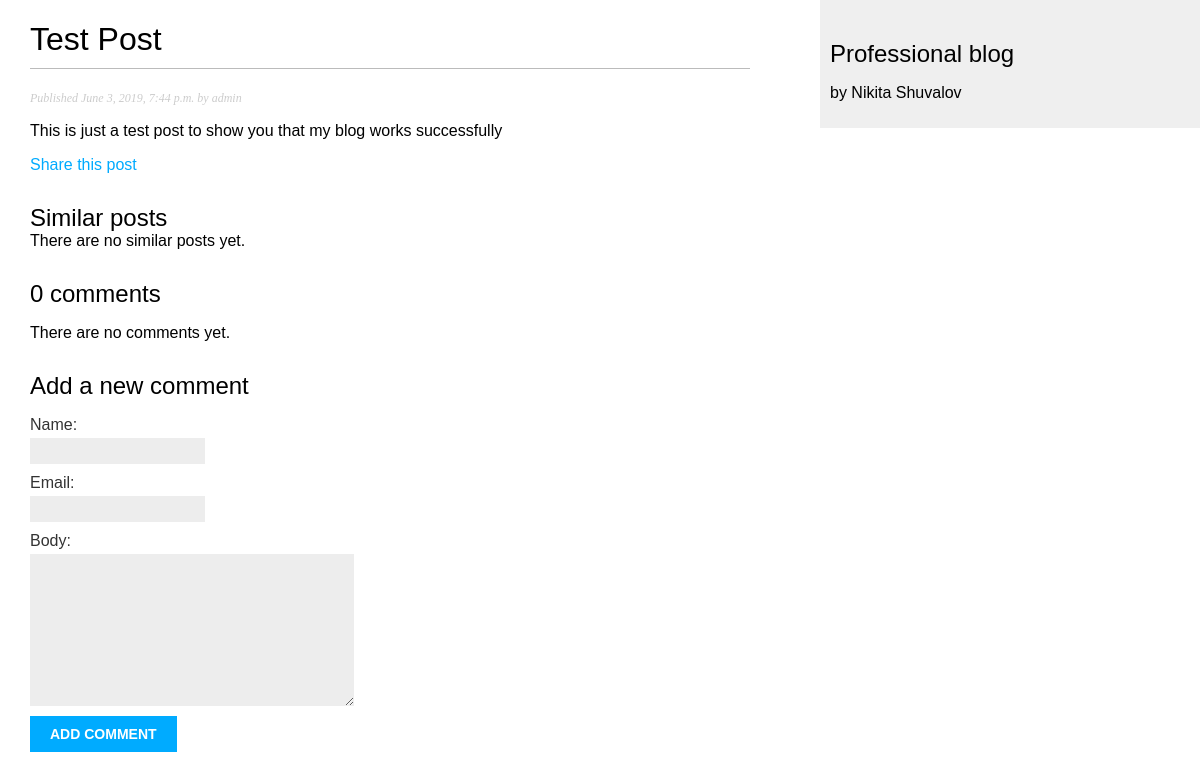
The page /blog/2019/6/3/test-post/ on the database its author committed.
### blog/models.py (models this page shows, shortened)
class Post(models.Model):
    STATUS_CHOICES = (
        ('draft', 'Draft'),
        ('published', 'Published')
    )
    title = models.CharField(max_length=250)
    slug = models.SlugField(max_length=250, unique_for_date='publish')
    author = models.ForeignKey(User, on_delete=models.CASCADE, related_name='blog_posts')
    body = models.TextField()
    publish = models.DateTimeField(default=timezone.now)
    created = models.DateTimeField(auto_now_add=True)
    updated = models.DateTimeField(auto_now=True)
    status = models.CharField(max_length=10, choices=STATUS_CHOICES, default='draft')
    objects = models.Manager()
    published = PublishedManager()
    class Meta:
        ordering = ['-publish']

### blog/views.py (the view)
# urls.py: path('<int:year>/<int:month>/<int:day>/<slug:post>/', views.post_detail, name='post_detail'),
def post_detail(request, year, month, day, post):
    post = get_object_or_404(Post, slug=post,
                             status='published',
                             publish__year=year,
                             publish__month=month,
                             publish__day=day)
    comments = post.comments.filter(active=True)
    new_comment = None
    if request.method == 'POST':
        comment_form = CommentForm(data=request.POST)
        if comment_form.is_valid():
            new_comment = comment_form.save(commit=False)
            new_comment.post = post
            new_comment.save()
    else:
        comment_form = CommentForm()
    return render(request,
                  'blog/post/detail.html',
                  {'post': post,
                   'comments': comments,
                   'new_comment': new_comment,
                   'comment_form': comment_form})

### blog/forms.py
class CommentForm(forms.ModelForm):
    class Meta:
        model = Comment
        fields = ('name', 'email', 'body')

### blog/templates/blog/post/detail.html (shortened to what this page needs)
{% extends "blog/base.html" %}
{% block content %}
  <h1>{{ post.title }}</h1>
  <p class="date">
    Published {{ post.publish }} by {{ post.author }}
  </p>
  {{ post.body|linebreaks }}
  <p>
    <a href="{% url "blog:post_share" post.id %}">
      Share this post
    </a>
  </p>
  <h2>Similar posts</h2>
  {% for post in similar_posts %}
    <p>
      <a href="{{ post.get_absolute_url }}">{{ post.title }}</a>
    </p>
  {% empty %}
    There are no similar posts yet.
  {% endfor %}
  {% with comments.count as total_comments %}
    <h2>
      {{ total_comments }} comment{{ total_comments|pluralize }}
    </h2>
  {% endwith %}
  {% for comment in comments %}
    <div class="comment">
      <p class="info">
        Comment {{ forloop.counter }} by {{ comment.name }}
        {{ comment.created }}
      </p>
      {{ comment.body|linebreaks }}
    </div>
  {% empty %}
    <p>There are no comments yet.</p>
  {% endfor %}
  {% if new_comment %}
    <h2>Your comment has been added.</h2>
  {% else %}
    <h2>Add a new comment</h2>
    <form action="." method="post">
      {{ comment_form.as_p }}
      <p><input type="submit" value="Add comment"></p>
    </form>
  {% endif %}
{% endblock %}

### blog/static/css/blog.css (style rules this page uses)
body { margin:0; padding:0; font-family:helvetica, sans-serif; }
a { color:#00abff; text-decoration:none; }
h1 { font-weight:normal; border-bottom:1px solid #bbb; padding:0 0 10px 0; }
h2 { font-weight:normal; margin:30px 0 0; }
p.date { color:#ccc; font-family: georgia, serif; font-size: 12px; font-style: italic; }
label { float:left; clear:both; color:#333; margin-bottom:4px; }
input, textarea { clear:both; float:left; margin:0 0 10px; background:#ededed; border:0; padding:6px 10px; font-size:12px; }
input[type=submit] { font-weight:bold; background:#00abff; color:#fff; padding:10px 20px; font-size:14px; text-transform:uppercase; }

### rows shown on the page
Post: title "Test Post", publish "June 3, 2019, 7:44 p.m.", author "admin", body "This is just a test post to show you that my blog works successfully"

### other values the page prints
{{ total_comments }} "0"
